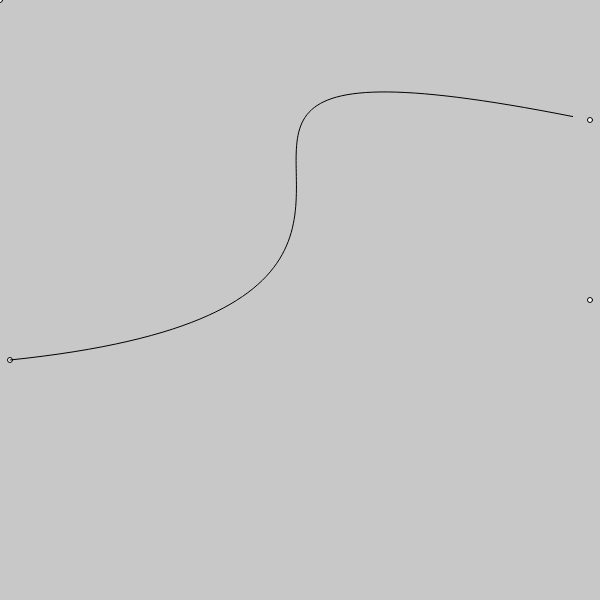
Frame 1 (no input)
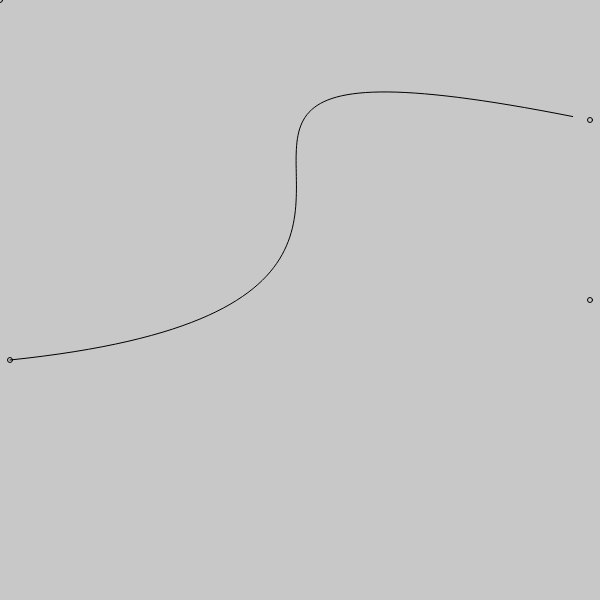
Frame 60 (no input)
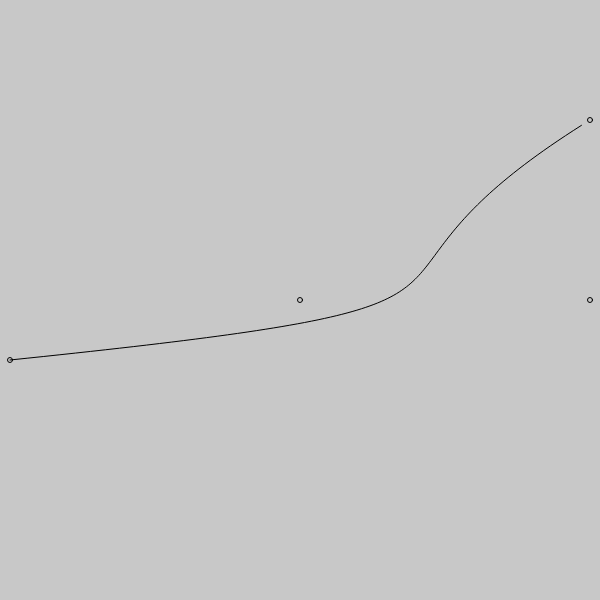
Frame 120 (the mouse pressed at the canvas centre since frame 60)

The p5.js sketch that drew these frames (run headless with seeded random() and noise() and a simulated clock; from frame 60 on, the mouse is pressed at the canvas centre):

// p5.js sketch
// ── sketch.js

function setup(){
    createCanvas(600,600);
}  

function ponto(A){
    circle(A.x,A.y,5);
}

function BezierCubicaP0(t,p){
	var k = 1-t;
	return (k**3)*p;
}

function BezierCubicaP1(t,p){
	var k = 1-t;
	return 3*(k**2)*t*p;
}

function BezierCubicaP2(t,p){
    var k = 1-t;
	return 3*(k)*(t**2)*p;
}

function BezierCubicaP3(t,p){
	return (t**3)*p;
}

function BezierCubica(t,p0,p1,p2,p3){
	return {
        x: BezierCubicaP0(t,p0.x) + 
        BezierCubicaP1(t,p1.x) + 
        BezierCubicaP2(t,p2.x) + 
        BezierCubicaP3(t,p3.x),

        y: BezierCubicaP0(t,p0.y) + 
        BezierCubicaP1(t,p1.y) + 
        BezierCubicaP2(t,p2.y) + 
        BezierCubicaP3(t,p3.y)
    }
}

function draw(){
    let p0, p1, p2, p3;

    background(200);

    p0 = {x:10,y:3*height/5};
    p1 = {x:width-10,y:height/2};
    p2 = {x:mouseX,y:mouseY};
    p3 = {x:width-10,y:height*0.2};

    ponto(p0);
    ponto(p1);
    ponto(p2);
    ponto(p3);
 
    noFill();
    beginShape();

    for(let t=0; t<=1; t+=0.01)
    {
        A = BezierCubica(t,p0,p1,p2,p3);        
        vertex(A.x, A.y);
    }

    endShape();
}

// ── bezier.html

<!DOCTYPE html>
<html lang="">

<head>
  <meta charset="utf-8">
  <meta name="viewport" content="width=device-width, initial-scale=1.0">
  <title>Curva Bezier Cúbica</title>
  <style>
    body {
      padding: 0;
      margin: 0;
    }
  </style>
  <script src="../../p5.min.js"></script>
  <script src="sketch.js"></script>
</head>

<body>
  <main>
  </main>
</body>

</html>
